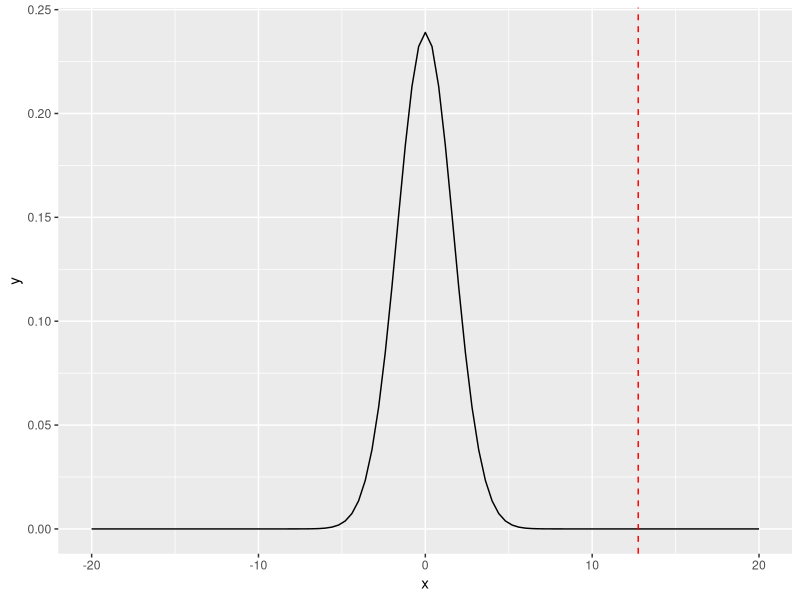

Generate this figure with R:
# Data for comparing two paired data sets
n <- 73
xdiff.bar <- 12.76
sd.diff <- 14.26

SEdiff <- sd.diff/sqrt(n)

# Ho is the proposed null difference.

Ho <- 0
z <- (xdiff.bar-Ho)/SEdiff

# Two sided
2*(1-pnorm(z))

# t value
t1 <- qt(0.975,n-1)

CI.lower <- xdiff.bar-1.96*SEdiff
CI.upper <- xdiff.bar+1.96*SEdiff
CI.lower.t <- xdiff.bar-t1*SEdiff
CI.upper.t <- xdiff.bar+t1*SEdiff

library(ggplot2)
ggplot(data.frame(x = c(-20, 20)), aes(x)) + 
  stat_function(fun = dnorm, args = list(mean = 0, sd = SEdiff)) +
  geom_vline(xintercept=xdiff.bar, lty=2, col = "red")
